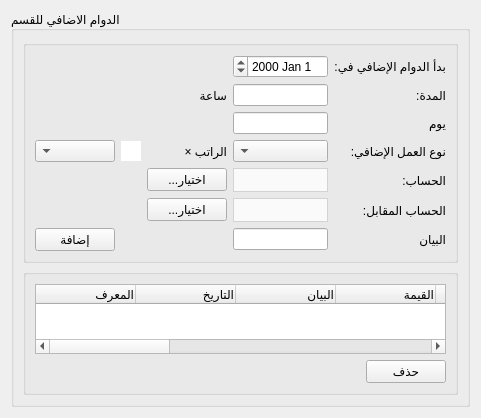
          <widget class="QWidget" name="page_27">
           <property name="geometry">
            <rect>
             <x>-363</x>
             <y>0</y>
             <width>446</width>
             <height>384</height>
            </rect>
           </property>
           <attribute name="label">
            <string>الدوام الاضافي للقسم</string>
           </attribute>
           <layout class="QGridLayout" name="gridLayout_83">
            <item row="0" column="0">
             <widget class="QGroupBox" name="groupBox_6">
              <property name="title">
               <string>الدوام الاضافي للقسم</string>
              </property>
              <layout class="QGridLayout" name="gridLayout_86">
               <item row="0" column="0">
                <widget class="QGroupBox" name="groupBox_23">
                 <property name="layoutDirection">
                  <enum>Qt::RightToLeft</enum>
                 </property>
                 <property name="styleSheet">
                  <string notr="true"/>
                 </property>
                 <property name="title">
                  <string/>
                 </property>
                 <layout class="QGridLayout" name="gridLayout_85">
                  <item row="0" column="2">
                   <widget class="QDateEdit" name="department_extra_date_input"/>
                  </item>
                  <item row="2" column="2">
                   <widget class="QLineEdit" name="department_extra_duration_days_input">
                    <property name="enabled">
                     <bool>true</bool>
                    </property>
                    <property name="styleSheet">
                     <string notr="true"/>
                    </property>
                   </widget>
                  </item>
                  <item row="0" column="0">
                   <widget class="QLabel" name="label_107">
                    <property name="text">
                     <string>بدأ الدوام الإضافي في:</string>
                    </property>
                   </widget>
                  </item>
                  <item row="1" column="0">
                   <widget class="QLabel" name="label_106">
                    <property name="text">
                     <string>المدة:</string>
                    </property>
                   </widget>
                  </item>
                  <item row="3" column="2">
                   <widget class="QComboBox" name="department_extra_type_combobox"/>
                  </item>
                  <item row="1" column="2">
                   <widget class="QLineEdit" name="department_extra_duration_hours_input"/>
                  </item>
                  <item row="2" column="0">
                   <widget class="QLabel" name="label_92">
                    <property name="text">
                     <string>يوم</string>
                    </property>
                   </widget>
                  </item>
                  <item row="1" column="3">
                   <widget class="QLabel" name="label_103">
                    <property name="text">
                     <string>ساعة</string>
                    </property>
                   </widget>
                  </item>
                  <item row="3" column="0">
                   <widget class="QLabel" name="label_102">
                    <property name="text">
                     <string>نوع العمل الإضافي:</string>
                    </property>
                   </widget>
                  </item>
                  <item row="3" column="3">
                   <widget class="QLabel" name="label_90">
                    <property name="text">
                     <string>الراتب ×</string>
                    </property>
                   </widget>
                  </item>
                  <item row="3" column="4">
                   <widget class="QLineEdit" name="department_extra_rate_input">
                    <property name="enabled">
                     <bool>false</bool>
                    </property>
                    <property name="styleSheet">
                     <string notr="true">background-color:white;
color:black;
border-style: none;
height:20;</string>
                    </property>
                   </widget>
                  </item>
                  <item row="3" column="6">
                   <widget class="QComboBox" name="department_extra_currency_combobox"/>
                  </item>
                  <item row="4" column="2">
                   <widget class="QComboBox" name="department_extra_account_combobox">
                    <property name="styleSheet">
                     <string notr="true">QComboBox {
        background-color: #fafafa;
        border: 1px solid lightgrey;		
		height: 22px;
		color: black;
    }
    QComboBox::drop-down {
        border: none;
    }</string>
                    </property>
                    <property name="editable">
                     <bool>false</bool>
                    </property>
                   </widget>
                  </item>
                  <item row="4" column="3">
                   <widget class="QPushButton" name="department_extra_account_btn">
                    <property name="text">
                     <string>...اختيار</string>
                    </property>
                   </widget>
                  </item>
                  <item row="5" column="3">
                   <widget class="QPushButton" name="department_extra_opposite_account_btn">
                    <property name="text">
                     <string>...اختيار</string>
                    </property>
                   </widget>
                  </item>
                  <item row="4" column="0">
                   <widget class="QLabel" name="label_108">
                    <property name="text">
                     <string>الحساب:</string>
                    </property>
                   </widget>
                  </item>
                  <item row="5" column="0">
                   <widget class="QLabel" name="label_74">
                    <property name="text">
                     <string>الحساب المقابل:</string>
                    </property>
                   </widget>
                  </item>
                  <item row="5" column="2">
                   <widget class="QComboBox" name="department_extra_opposite_account_combobox">
                    <property name="styleSheet">
                     <string notr="true">QComboBox {
        background-color: #fafafa;
        border: 1px solid lightgrey;		
		height: 22px;
		color: black;
    }
    QComboBox::drop-down {
        border: none;
    }</string>
                    </property>
                   </widget>
                  </item>
                  <item row="6" column="2">
                   <widget class="QLineEdit" name="department_extra_statement_input">
                    <property name="enabled">
                     <bool>true</bool>
                    </property>
                    <property name="styleSheet">
                     <string notr="true"/>
                    </property>
                   </widget>
                  </item>
                  <item row="6" column="0">
                   <widget class="QLabel" name="label_104">
                    <property name="text">
                     <string>البيان</string>
                    </property>
                   </widget>
                  </item>
                  <item row="6" column="6">
                   <widget class="QPushButton" name="department_add_extra_btn">
                    <property name="enabled">
                     <bool>true</bool>
                    </property>
                    <property name="text">
                     <string>إضافة</string>
                    </property>
                   </widget>
                  </item>
                 </layout>
                </widget>
               </item>
               <item row="1" column="0">
                <widget class="QGroupBox" name="employees_groupbox_16">
                 <property name="styleSheet">
                  <string notr="true"/>
                 </property>
                 <property name="title">
                  <string/>
                 </property>
                 <layout class="QGridLayout" name="gridLayout_84">
                  <item row="1" column="1">
                   <widget class="QPushButton" name="department_extra_delete_btn">
                    <property name="text">
                     <string>حذف</string>
                    </property>
                   </widget>
                  </item>
                  <item row="0" column="0" colspan="2">
                   <widget class="QTableWidget" name="department_extras_table">
                    <property name="enabled">
                     <bool>true</bool>
                    </property>
                    <property name="selectionBehavior">
                     <enum>QAbstractItemView::SelectRows</enum>
                    </property>
                    <property name="verticalScrollMode">
                     <enum>QAbstractItemView::ScrollPerPixel</enum>
                    </property>
                    <property name="horizontalScrollMode">
                     <enum>QAbstractItemView::ScrollPerPixel</enum>
                    </property>
                    <attribute name="horizontalHeaderStretchLastSection">
                     <bool>true</bool>
                    </attribute>
                    <column>
                     <property name="text">
                      <string>المعرف</string>
                     </property>
                     <property name="textAlignment">
                      <set>AlignTrailing|AlignVCenter</set>
                     </property>
                    </column>
                    <column>
                     <property name="text">
                      <string>التاريخ</string>
                     </property>
                     <property name="textAlignment">
                      <set>AlignTrailing|AlignVCenter</set>
                     </property>
                    </column>
                    <column>
                     <property name="text">
                      <string>البيان</string>
                     </property>
                     <property name="textAlignment">
                      <set>AlignTrailing|AlignVCenter</set>
                     </property>
                    </column>
                    <column>
                     <property name="text">
                      <string>القيمة</string>
                     </property>
                     <property name="textAlignment">
                      <set>AlignTrailing|AlignVCenter</set>
                     </property>
                    </column>
                    <column>
                     <property name="text">
                      <string>معرف العملة</string>
                     </property>
                     <property name="textAlignment">
                      <set>AlignTrailing|AlignVCenter</set>
                     </property>
                    </column>
                    <column>
                     <property name="text">
                      <string>العملة</string>
                     </property>
                     <property name="textAlignment">
                      <set>AlignTrailing|AlignVCenter</set>
                     </property>
                    </column>
                    <column>
                     <property name="text">
                      <string>المدة بالساعات</string>
                     </property>
                     <property name="textAlignment">
                      <set>AlignTrailing|AlignVCenter</set>
                     </property>
                    </column>
                    <column>
                     <property name="text">
                      <string>المدة بالأيام</string>
                     </property>
                     <property name="textAlignment">
                      <set>AlignTrailing|AlignVCenter</set>
                     </property>
                    </column>
                    <column>
                     <property name="text">
                      <string>معرف الحساب</string>
                     </property>
                     <property name="textAlignment">
                      <set>AlignTrailing|AlignVCenter</set>
                     </property>
                    </column>
                    <column>
                     <property name="text">
                      <string>الحساب</string>
                     </property>
                     <property name="textAlignment">
                      <set>AlignTrailing|AlignVCenter</set>
                     </property>
                    </column>
                    <column>
                     <property name="text">
                      <string>معرف الحساب المقابل</string>
                     </property>
                     <property name="textAlignment">
                      <set>AlignTrailing|AlignVCenter</set>
                     </property>
                    </column>
                    <column>
                     <property name="text">
                      <string>الحساب المقابل</string>
                     </property>
                     <property name="textAlignment">
                      <set>AlignTrailing|AlignVCenter</set>
                     </property>
                    </column>
                    <column>
                     <property name="text">
                      <string>الحالة</string>
                     </property>
                     <property name="textAlignment">
                      <set>AlignTrailing|AlignVCenter</set>
                     </property>
                    </column>
                   </widget>
                  </item>
                  <item row="1" column="0">
                   <spacer name="horizontalSpacer_27">
                    <property name="orientation">
                     <enum>Qt::Horizontal</enum>
                    </property>
                    <property name="sizeType">
                     <enum>QSizePolicy::Expanding</enum>
                    </property>
                    <property name="sizeHint" stdset="0">
                     <size>
                      <width>646</width>
                      <height>20</height>
                     </size>
                    </property>
                   </spacer>
                  </item>
                 </layout>
                </widget>
               </item>
              </layout>
             </widget>
            </item>
           </layout>
          </widget>
